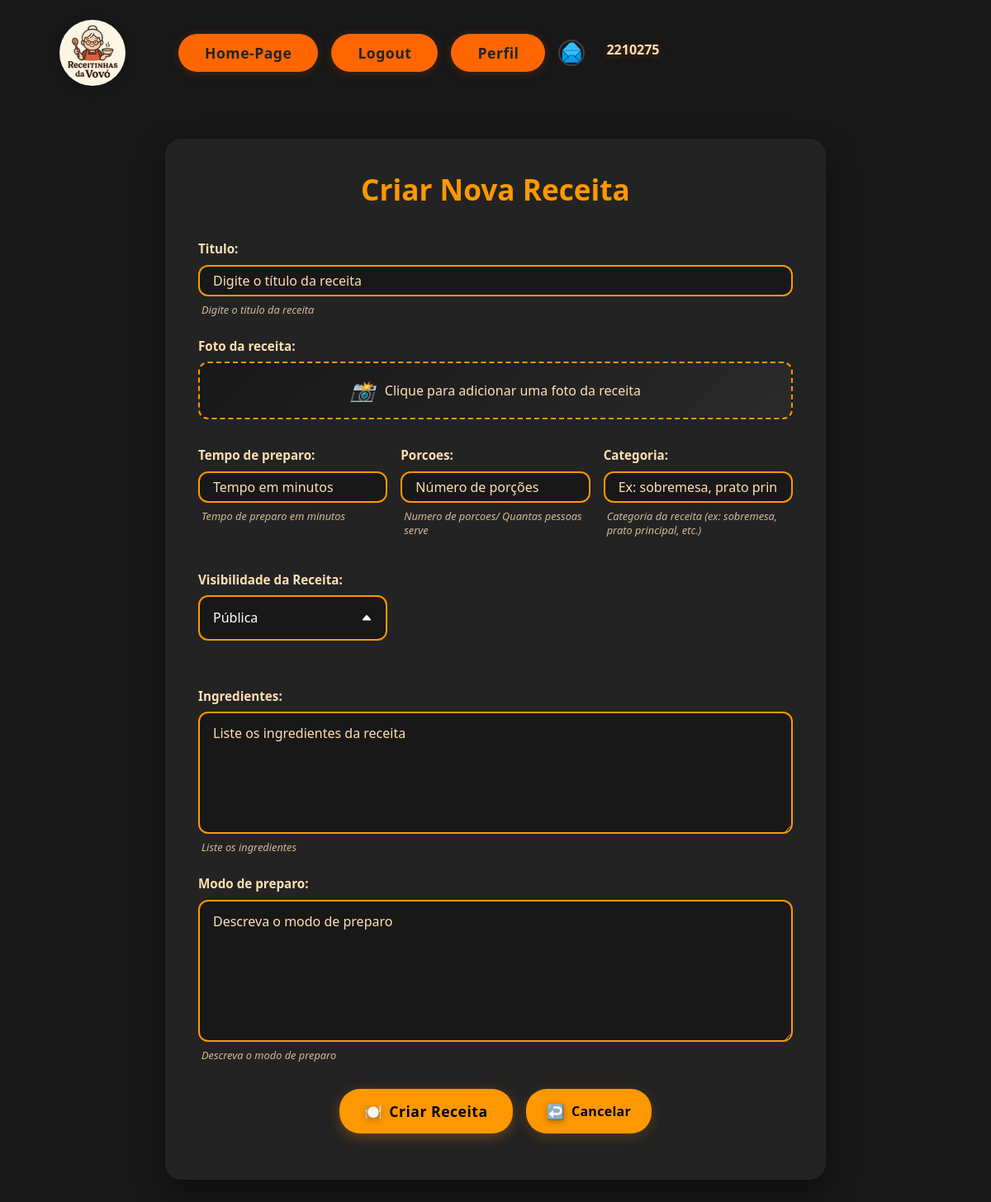
Page /criar_receita/ (signed in) on the committed database.
### usuarios/models.py (models this page shows, shortened)
class Usuario(AbstractUser):
    id = models.AutoField(primary_key=True) # Identificador único do usuário
    email = models.EmailField(help_text='Digite seu email', unique=True) # Email do usuário
    foto_de_perfil = models.ImageField(upload_to='usuarios/img', null=True, blank=True) # Foto de perfil do usuário
    class Meta:
        app_label = 'usuarios'

### receitas/views.py (the view, shortened to what this page needs)
# urls.py: path('criar_receita/', views.ReceitasCreateView.as_view(), name='criar_receita'), #rota para criar uma nova receita
class ReceitasCreateView(LoginRequiredMixin, View):
    def get(self, request, *args, **kwargs):
        contexto = {'formulario': ReceitaModel2Form,
                    'titulo_pagina': 'Criar Receita',
                    'titulo_janela': 'Criar Nova Receita',
                    'botao': 'Criar Receita', }
        return render(request, 'receitas/criarReceita.html', contexto)

### receitas/templates/receitas/criarReceita.html (shortened to what this page needs)
{% extends 'site_receitas/base.html' %}
{% load static %}
{% block content %}
<div class="criar-receita-container">
    <div class="criar-receita-card">
        <div class="criar-receita-header">
            <h1 class="criar-receita-title">{{ titulo_janela }}</h1>
        </div>
        <form action="" method="POST" enctype="multipart/form-data" class="criar-receita-form">
            <fieldset>
                <div class="form-group">
                    {{ formulario.titulo.label_tag }}
                    {{ formulario.titulo }}
                    {% if formulario.titulo.help_text %}
                        <div class="help-text">{{ formulario.titulo.help_text }}</div>
                    {% endif %}
                </div>
                <div class="form-group photo-upload">
                    {{ formulario.foto_da_receita.label_tag }}
                    <div class="file-upload-wrapper">
                        <div class="file-upload-info">
                            <i class="upload-icon">📸</i>
                            <span class="upload-text">Clique para adicionar uma foto da receita</span>
                        </div>
                    </div>
                </div>
                <div class="recipe-details-grid">
                    <div class="form-group">
                        {{ formulario.tempo_de_preparo.label_tag }}
                        {{ formulario.tempo_de_preparo }}
                        {% if formulario.tempo_de_preparo.help_text %}
                            <div class="help-text">{{ formulario.tempo_de_preparo.help_text }}</div>
                        {% endif %}
                    </div>
                    <div class="form-group">
                        {{ formulario.porcoes.label_tag }}
                        {{ formulario.porcoes }}
                        {% if formulario.porcoes.help_text %}
                            <div class="help-text">{{ formulario.porcoes.help_text }}</div>
                        {% endif %}
                    </div>
                    <div class="form-group">
                        {{ formulario.categoria.label_tag }}
                        {{ formulario.categoria }}
                        {% if formulario.categoria.help_text %}
                            <div class="help-text">{{ formulario.categoria.help_text }}</div>
                        {% endif %}
                    </div>
                    <div class="form-group">
                        {{ formulario.visibilidade.label_tag }}
                        {{ formulario.visibilidade }}
                    </div>
                </div>
                <div class="form-group textarea-group">
                    {{ formulario.ingredientes.label_tag }}
                    {{ formulario.ingredientes }}
                    {% if formulario.ingredientes.help_text %}
                        <div class="help-text">{{ formulario.ingredientes.help_text }}</div>
                    {% endif %}
                </div>
                <div class="form-group textarea-group">
                    {{ formulario.modo_de_preparo.label_tag }}
                    {{ formulario.modo_de_preparo }}
                    {% if formulario.modo_de_preparo.help_text %}
                        <div class="help-text">{{ formulario.modo_de_preparo.help_text }}</div>
                    {% endif %}
                </div>
                <div class="form-actions">
                    <button type="submit" class="modern-btn criar-receita-btn">
                        <span class="btn-icon">🍽️</span>
                        <span>Criar Receita</span>
                    </button>
                    <a href="{% url 'receitas:homepage' %}" class="modern-btn secondary-btn">
                        <span class="btn-icon">↩️</span>
                        <span>Cancelar</span>
                    </a>
                </div>
            </fieldset>
        </form>
    </div>
</div>
{% endblock %}

### usuarios/templates/usuarios/links.html
<nav class="nav-links">
  <a href="/" class="modern-btn">Home-Page</a>
  {% if user.is_authenticated %}
    <a href="{% url 'usuarios:logout_confirm' %}" class="modern-btn">Logout</a>
    <a href="{% url 'usuarios:perfil' user.id %}" class="modern-btn">Perfil</a>
    <div class="author-avatar" style="align-self: center;">
        {% if user.foto_de_perfil %}
            <img src="{{ user.foto_de_perfil.url }}" alt="{{ user.username }}" class="author-profile-pic">
        {% else %}
            <div class="author-profile-pic author-default-pic">
                {{ user.username|first|upper }}
            </div>
        {% endif %}
    </div>
  {% else %}
    <a href="{% url 'usuarios:login' %}" class="modern-btn">Login</a>
    <a href="{% url 'usuarios:cadastro' %}" class="modern-btn">Cadastro</a>
  {% endif %}
  <div class="user-name">
    {% firstof user.username "Visitante" %}
  </div>
</nav>

### usuarios/static/usuarios/css/style.css (style rules this page uses)
.modern-btn { background: linear-gradient(90deg, #ff9800 60%, #ff9800 100%); color: #000; font-weight: 600; border: none; border-radius: 999px; padding: 0.3rem 0.9rem; box-shadow: 0 2px 8px rgba(255,152,0,0.12); transition: background 0.2s, color 0.2s, transform 0.2s; text-decoration: none; font-size: 0.95rem; letter-spacing: 0.5px; outline: none; cursor: pointer; display: inline-block; position: relative; z-index: 10; }
.user-name { color: #ffe0b2; font-weight: 600; align-self: center; margin-left: 10px; font-size: 1rem; }
body { background: #181818; color: #f1f1f1; font-family: 'Segoe UI', Arial, sans-serif; }
.form-group { margin-bottom: 1.5rem; position: relative; }
.form-group label { display: block; margin-bottom: 0.5rem; color: #ffe0b2; font-weight: 600; font-size: 0.95rem; }
.form-group input, .form-group textarea, .form-group select { width: 100%; padding: 12px 16px; border: 2px solid #3a3a3a; border-radius: 12px; background: #181818; color: #fff; font-size: 1rem; transition: all 0.3s ease; box-sizing: border-box; }
.help-text { color: white; font-size: 0.8rem; margin-top: 0.5rem; padding-left: 4px; opacity: 0.8; line-height: 1.3; font-style: italic; }
.form-actions { text-align: center; margin: 2rem 0 1rem 0; position: relative; z-index: 10; }
.photo-upload { position: relative; }
.file-upload-wrapper { position: relative; display: block; overflow: hidden; }
.file-upload-info { display: flex; align-items: center; gap: 12px; padding: 15px 20px; background: linear-gradient(135deg, #181818 0%, #2a2a2a 100%); border: 2px dashed #ff9800; border-radius: 12px; color: #ffe0b2; cursor: pointer; transition: all 0.3s ease; text-align: center; justify-content: center; }
.upload-icon { font-size: 1.5rem; }
.upload-text { font-weight: 500; }
.form-actions { display: flex; gap: 1rem; justify-content: center; margin: 2rem 0 1rem 0; flex-wrap: wrap; position: relative; z-index: 10; }
.secondary-btn { background: linear-gradient(135deg, #6c757d 0%, #495057 100%); color: #000; font-weight: 600; font-size: 1rem; padding: 14px 25px; border: none; border-radius: 25px; cursor: pointer; transition: all 0.3s ease; letter-spacing: 0.3px; box-shadow: 0 4px 15px rgba(108, 117, 125, 0.2); text-decoration: none; display: inline-flex; align-items: center; gap: 8px; }
.user-name { font-size: 1.8rem; font-weight: 700; color: #ff5722; margin-bottom: 0.5rem; text-shadow: 0 2px 8px rgba(255,87,34,0.3); }
.form-actions { display: flex; gap: 1.5rem; justify-content: center; margin: 2rem 0; flex-wrap: wrap; }
.secondary-btn { background: linear-gradient(135deg, #424242 0%, #212121 100%); color: #fff; font-weight: 600; font-size: 1.1rem; padding: 16px 28px; border: none; border-radius: 50px; cursor: pointer; transition: all 0.3s ease; letter-spacing: 0.3px; box-shadow: 0 6px 24px rgba(66,66,66,0.3), inset 0 1px 0 rgba(255,255,255,0.1); text-decoration: none; display: inline-flex; align-items: center; gap: 10px; }
.btn-icon { font-size: 1.2rem; filter: drop-shadow(0 2px 4px rgba(0,0,0,0.3)); }
.form-group label { display: block; margin-bottom: 0.5rem; color: #c8e6c9; font-weight: 600; font-size: 0.95rem; }
.help-text { color: #c8e6c9; font-size: 0.8rem; margin-top: 0.5rem; padding-left: 4px; opacity: 0.8; line-height: 1.3; font-style: italic; }
.form-actions { display: flex; gap: 1rem; justify-content: center; margin: 2rem 0 1rem 0; flex-wrap: wrap; }
.btn-icon { font-size: 1.1rem; }

### rows in the picture
Usuario: foto_de_perfil (picture), username "2210275"

### other values in the picture
{{ titulo_janela }} "Criar Nova Receita"
